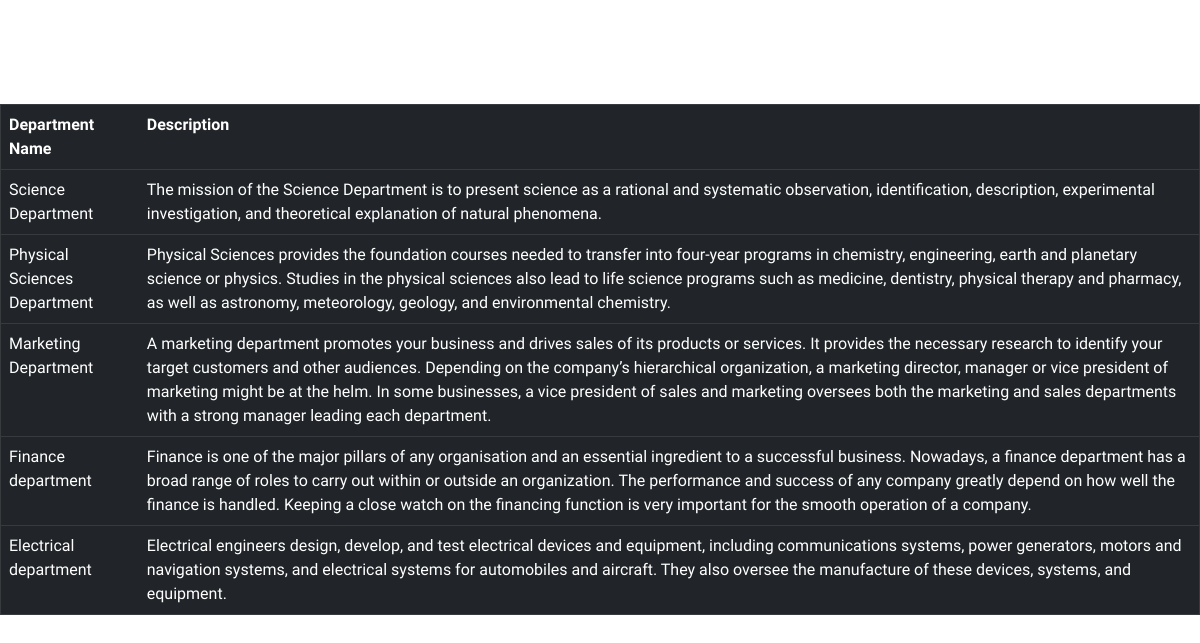
/register.php, run on the app's committed database.
### tables this page shows
CREATE TABLE `department` (
  `ID` int(11) NOT NULL,
  `name` varchar(255) NOT NULL,
  `description` text NOT NULL
);

### register.php (the view, shortened to what this page needs)
<!DOCTYPE html>
<html lang="en">
<head>
    <link href="https://cdn.jsdelivr.net/npm/bootstrap@5.0.0-beta1/dist/css/bootstrap.min.css" rel="stylesheet">
    <link rel="stylesheet" type="text/css" href="styles.css">
</head>
<?php
$servername = "localhost";
$username = "root";
$password = "";
$dbname="lab3";
$conn = new mysqli($servername, $username, $password,$dbname);
$name= $_POST["name"];
$email =$_POST["email"];
$password = $_POST["password"];
$password = md5($password);
$sql = "INSERT INTO User (email,name,password)
        VALUES('$email','$name','$password')";
$query = "SELECT * FROM User WHERE email = '".$_POST['email']."';";
$result = $conn->query($query);
if(mysqli_num_rows($result) > 0){
    echo '<script type="text/javascript">';
    echo 'alert("Email already exists!");';
    echo 'window.location.href = "index2.html";';
    echo '</script>';}
else{
    if ($conn->query($sql) === TRUE) {
        echo"<h1 style='color:white'>Welcome, ". $name."<br><br></h1>";
        $query2 = "SELECT * FROM Department;";
        $result2 = $conn->query($query2);
        echo "<table class='table table-dark' border='1'>
         <tr>
         <th>Department Name</th>
         <th>Description</th>
         </tr>";
         if(mysqli_num_rows($result2) >0){
            while($row2 = mysqli_fetch_array($result2,MYSQLI_ASSOC)){
                echo "<tr>";
                echo "<td>" . $row2['name'] . "</td>";
                echo "<td>" . $row2['description'] . "</td>";
                echo "</tr>";
            }
            echo "</table>";
         } else {
      echo "Error: " . $sql . "<br>" . $conn->error;
    }
    }
  }
?>

### styles.css (style rules this page uses)
html,body { background-image: url('http://getwallpapers.com/wallpaper/full/a/5/d/544750.jpg'); background-size: cover; background-repeat: no-repeat; height: 100%; font-family: 'Numans', sans-serif; }

### data on the page
department: name "Science Department", description "The mission of the Science Department is to present science as a rational and systematic observation, identification, description, experimental investigation, and theoretical explanation of natural phenomena."
department: name "Physical Sciences Department", description "Physical Sciences provides the foundation courses needed to transfer into four-year programs in chemistry, engineering, earth and planetary science or physics. Studies in the physical sciences also lead to life science programs such as medicine, dentistry, physical therapy and pharmacy, as well as astronomy, meteorology, geology, and environmental chemistry."
department: name "Marketing Department", description "A marketing department promotes your business and drives sales of its products or services. It provides the necessary research to identify your target customers and other audiences. Depending on the company’s hierarchical organization, a marketing director, manager or vice president of marketing might be at the helm. In some businesses, a vice president of sales and marketing oversees both the marketing and sales departments with a strong manager leading each department."
department: name "Finance department", description "Finance is one of the major pillars of any organisation and an essential ingredient to a successful business. Nowadays, a finance department has a broad range of roles to carry out within or outside an organization. The performance and success of any company greatly depend on how well the finance is handled. Keeping a close watch on the financing function is very important for the smooth operation of a company."
department: name "Electrical department", description "Electrical engineers design, develop, and test electrical devices and equipment, including communications systems, power generators, motors and navigation systems, and electrical systems for automobiles and aircraft. They also oversee the manufacture of these devices, systems, and equipment."
